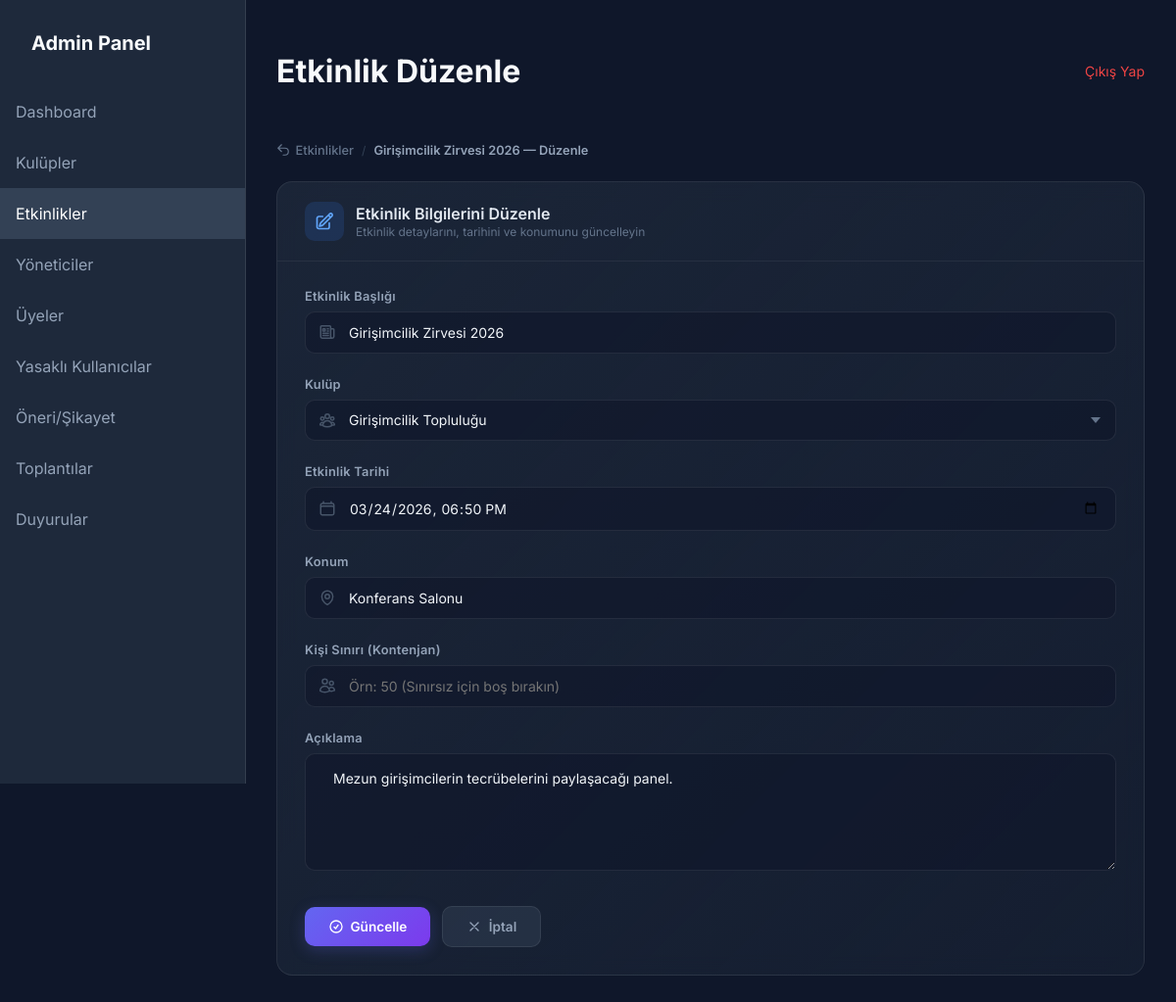
Page /admin/etkinlik/etkinlik_duzenle.php?id=2 (signed in) on the committed database.
### tables this page shows
CREATE TABLE IF NOT EXISTS etkinlikler (
    id INT AUTO_INCREMENT PRIMARY KEY,
    kulup_id INT,
    baslik VARCHAR(200) NOT NULL,
    aciklama TEXT,
    tarih DATETIME NOT NULL,
    konum VARCHAR(200),
    kisi_siniri INT DEFAULT NULL,
    FOREIGN KEY (kulup_id) REFERENCES kulupler(id) ON DELETE SET NULL
);

CREATE TABLE IF NOT EXISTS kulupler (
    id INT AUTO_INCREMENT PRIMARY KEY,
    ad VARCHAR(100) NOT NULL,
    aciklama TEXT
);

### admin/etkinlik/etkinlik_duzenle.php (the view, shortened to what this page needs)
<?php
require_once '../../config/veritabani.php';
$etkinlik = null;
if (isset($_GET['id'])) {
    $id = (int)$_GET['id'];
    $stmt = $db->prepare("SELECT * FROM etkinlikler WHERE id = ?");
    $stmt->execute([$id]);
    $etkinlik = $stmt->fetch();
} else {
    header("Location: etkinlikler.php");
    exit;
}
$kulupler = $db->query("SELECT id, ad FROM kulupler ORDER BY ad ASC")->fetchAll();
require_once '../header.php';
?>
<div class="breadcrumb-bar">
    <a href="etkinlikler.php">
        <svg xmlns="http://www.w3.org/2000/svg" fill="none" viewBox="0 0 24 24" stroke-width="2" stroke="currentColor">
            <path stroke-linecap="round" stroke-linejoin="round" d="M9 15 3 9m0 0 6-6M3 9h12a6 6 0 0 1 0 12h-3" />
        </svg>
        Etkinlikler
    </a>
    <span class="sep">/</span>
    <span class="current"><?php echo htmlspecialchars($etkinlik['baslik']); ?> — Düzenle</span>
</div>
<div class="modern-form-card">
    <div class="form-header">
        <div class="form-icon">
        </div>
        <div>
            <div class="form-title">Etkinlik Bilgilerini Düzenle</div>
            <div class="form-subtitle">Etkinlik detaylarını, tarihini ve konumunu güncelleyin</div>
        </div>
    </div>
    <div class="form-body">
        <form action="" method="POST" onsubmit="return confirmForm(this, 'Etkinliği Güncelle', 'Etkinlik bilgilerini kaydetmek istiyor musunuz?', 'question', 'Evet, Güncelle', 'İptal')">
            <div class="fg">
                <label for="baslik">Etkinlik Başlığı</label>
                <div class="input-wrapper">
                    <input type="text" id="baslik" name="baslik" value="<?php echo htmlspecialchars($etkinlik['baslik']); ?>" placeholder="Etkinlik başlığı" required>
                </div>
            </div>
            <div class="fg">
                <label for="kulup_id">Kulüp</label>
                <div class="input-wrapper select-wrapper">
                    <select id="kulup_id" name="kulup_id" required>
                        <?php foreach ($kulupler as $kulup): ?>
                            <option value="<?php echo $kulup['id']; ?>" <?php echo ($etkinlik['kulup_id'] == $kulup['id']) ? 'selected' : ''; ?>><?php echo htmlspecialchars($kulup['ad']); ?></option>
                        <?php endforeach; ?>
                    </select>
                </div>
            </div>
            <div class="fg">
                <label for="tarih">Etkinlik Tarihi</label>
                <div class="input-wrapper">
                    <input type="datetime-local" id="tarih" name="tarih" value="<?php echo date('Y-m-d\TH:i', strtotime($etkinlik['tarih'])); ?>" required>
                </div>
            </div>
            <div class="fg">
                <label for="konum">Konum</label>
                <div class="input-wrapper">
                    <input type="text" id="konum" name="konum" value="<?php echo htmlspecialchars($etkinlik['konum']); ?>" placeholder="Etkinlik konumu">
                </div>
            </div>
            <div class="fg">
                <label for="kisi_siniri">Kişi Sınırı (Kontenjan)</label>
                <div class="input-wrapper">
                    <input type="number" id="kisi_siniri" name="kisi_siniri"
                           value="<?php echo $etkinlik['kisi_siniri'] ? htmlspecialchars($etkinlik['kisi_siniri']) : ''; ?>"
                           placeholder="Örn: 50 (Sınırsız için boş bırakın)" min="1">
                </div>
            </div>
            <div class="fg">
                <label for="aciklama">Açıklama</label>
                <textarea id="aciklama" name="aciklama" placeholder="Etkinlik hakkında detaylı bilgi girin..."><?php echo htmlspecialchars($etkinlik['aciklama']); ?></textarea>
            </div>
            <div class="form-actions">
                <button type="submit" class="btn-submit">
                    <svg xmlns="http://www.w3.org/2000/svg" fill="none" viewBox="0 0 24 24" stroke-width="2" stroke="currentColor">
                        <path stroke-linecap="round" stroke-linejoin="round" d="M9 12.75 11.25 15 15 9.75M21 12a9 9 0 1 1-18 0 9 9 0 0 1 18 0Z" />
                    </svg>
                    Güncelle
                </button>
                <a href="etkinlikler.php" class="btn-cancel">
                    <svg xmlns="http://www.w3.org/2000/svg" fill="none" viewBox="0 0 24 24" stroke-width="2" stroke="currentColor">
                        <path stroke-linecap="round" stroke-linejoin="round" d="M6 18 18 6M6 6l12 12" />
                    </svg>
                    İptal
                </a>
            </div>
        </form>
    </div>
</div>
<?php require_once '../footer.php'; ?>

### admin/admin-style.css (style rules this page uses)
:root { --primary: #6366f1; --primary-hover: #4f46e5; --bg-dark: #0f172a; --bg-card: #1e293b; --text-white: #f8fafc; --text-gray: #94a3b8; --danger: #ef4444; }
body { font-family: 'Inter', sans-serif; background-color: var(--bg-dark); color: var(--text-white); margin: 0; display: flex; justify-content: center; align-items: center; min-height: 100vh; }

### admin/header.php (style rules this page uses)
body { display: block; background: #0f172a; min-height: 100vh; margin: 0; font-family: 'Inter', sans-serif; }
textarea { width: 100%; padding: 0.75rem; border-radius: 0.5rem; border: 1px solid rgba(255, 255, 255, 0.1); background-color: var(--bg-dark); color: white; outline: none; transition: border-color 0.2s; min-height: 100px; font-family: inherit; }

### admin/etkinlik/etkinlik_duzenle.php (style rules this page uses)
.modern-form-card { background: linear-gradient(135deg, rgba(30, 41, 59, 0.8), rgba(30, 41, 59, 0.4)); backdrop-filter: blur(10px); border: 1px solid rgba(255, 255, 255, 0.08); border-radius: 1rem; overflow: hidden; animation: fadeInUp 0.5s ease forwards; animation-delay: 0.1s; opacity: 0; }
.form-header { display: flex; align-items: center; gap: 0.75rem; padding: 1.25rem 1.75rem; border-bottom: 1px solid rgba(255, 255, 255, 0.06); }
.form-header .form-icon { width: 40px; height: 40px; border-radius: 0.625rem; background: rgba(59, 130, 246, 0.15); display: flex; align-items: center; justify-content: center; flex-shrink: 0; }
.form-header .form-icon svg { width: 20px; height: 20px; color: #60a5fa; }
.form-header .form-title { font-size: 1rem; font-weight: 600; color: #e2e8f0; }
.form-header .form-subtitle { font-size: 0.75rem; color: #64748b; margin-top: 0.1rem; }
.form-body { padding: 1.75rem; }
.fg { margin-bottom: 1.5rem; }
.fg label { display: block; font-size: 0.8rem; font-weight: 600; color: #94a3b8; margin-bottom: 0.5rem; letter-spacing: 0.02em; }
.fg .input-wrapper { position: relative; }
.fg .input-icon { position: absolute; left: 0.85rem; top: 50%; transform: translateY(-50%); width: 18px; height: 18px; color: #475569; pointer-events: none; transition: color 0.3s; }
.fg input[type="text"], .fg input[type="datetime-local"], .fg input[type="number"], .fg select { width: 100%; box-sizing: border-box; padding: 0.75rem 0.85rem 0.75rem 2.75rem; border-radius: 0.625rem; border: 1px solid rgba(255, 255, 255, 0.08); background: rgba(15, 23, 42, 0.6); color: #f1f5f9; font-size: 0.875rem; font-family: 'Inter', sans-serif; outline: none; transition: all 0.3s ease; }
.fg input[type="datetime-local"], .fg input[type="number"] { padding-right: 1rem; }
.fg select { appearance: none; cursor: pointer; }
.fg .select-wrapper::after { content: ''; position: absolute; right: 1rem; top: 50%; transform: translateY(-50%); width: 10px; height: 6px; background: #64748b; clip-path: polygon(100% 0%, 0 0%, 50% 100%); pointer-events: none; }
.fg textarea { width: 100%; box-sizing: border-box; padding: 1rem 1.75rem; border-radius: 0.625rem; border: 1px solid rgba(255, 255, 255, 0.08); background: rgba(15, 23, 42, 0.6); color: #f1f5f9; font-size: 0.875rem; font-family: 'Inter', sans-serif; outline: none; transition: all 0.3s ease; min-height: 120px; resize: vertical; }
.form-actions { display: flex; gap: 0.75rem; align-items: center; padding-top: 0.5rem; }
.btn-submit { display: inline-flex; align-items: center; gap: 0.4rem; padding: 0.75rem 1.5rem; border-radius: 0.625rem; font-size: 0.85rem; font-weight: 600; font-family: 'Inter', sans-serif; border: none; cursor: pointer; transition: all 0.3s ease; background: linear-gradient(135deg, #6366f1, #7c3aed); color: white; box-shadow: 0 4px 15px rgba(99, 102, 241, 0.25); }
.btn-submit svg { width: 16px; height: 16px; }
.btn-cancel { display: inline-flex; align-items: center; gap: 0.4rem; padding: 0.75rem 1.5rem; border-radius: 0.625rem; font-size: 0.85rem; font-weight: 600; text-decoration: none; color: #94a3b8; background: rgba(51, 65, 85, 0.5); border: 1px solid rgba(255, 255, 255, 0.08); transition: all 0.3s ease; }
.btn-cancel svg { width: 16px; height: 16px; }
.breadcrumb-bar { display: flex; align-items: center; gap: 0.5rem; margin-bottom: 1.5rem; animation: fadeInUp 0.4s ease forwards; }
.breadcrumb-bar a { display: inline-flex; align-items: center; gap: 0.35rem; font-size: 0.8rem; font-weight: 500; color: #64748b; text-decoration: none; transition: color 0.2s; }
.breadcrumb-bar a svg { width: 14px; height: 14px; }
.breadcrumb-bar .sep { color: #334155; font-size: 0.75rem; }
.breadcrumb-bar .current { font-size: 0.8rem; font-weight: 600; color: #94a3b8; }

### rows in the picture
etkinlikler: baslik "Girişimcilik Zirvesi 2026", kulup_id "Girişimcilik Topluluğu", tarih "03/24/2026 18:50", konum "Konferans Salonu", aciklama "Mezun girişimcilerin tecrübelerini paylaşacağı panel."

### other values in the picture
$header_title "Etkinlik Düzenle"
